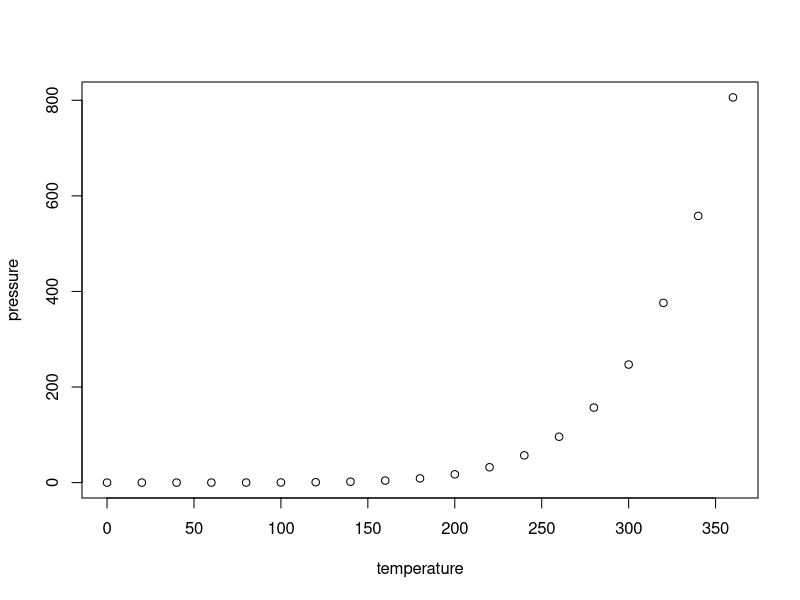
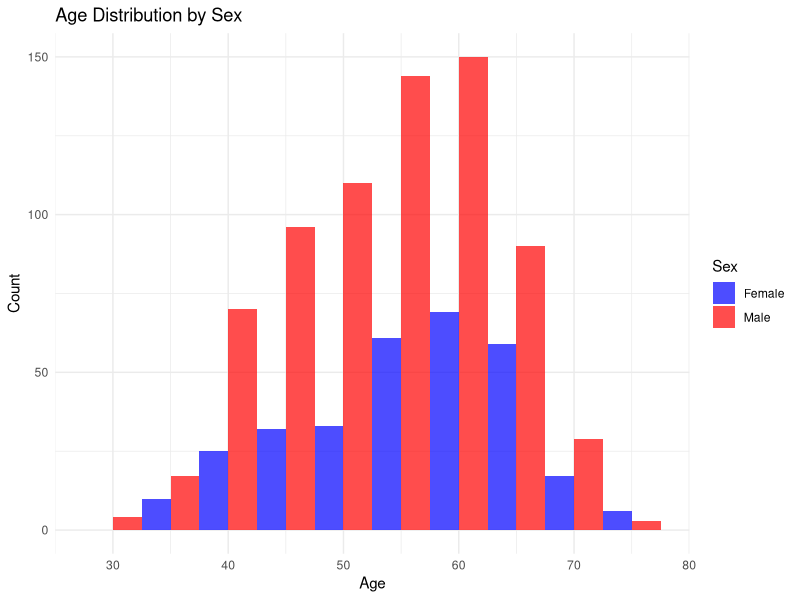
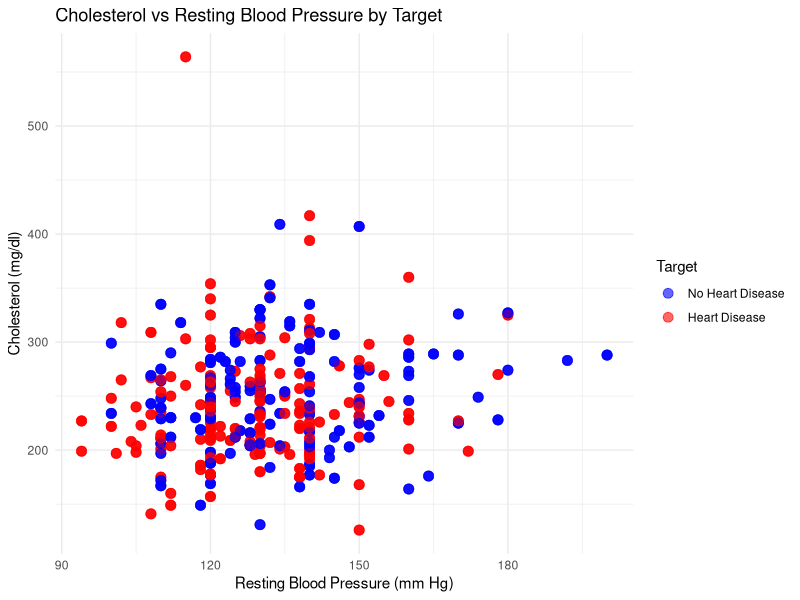
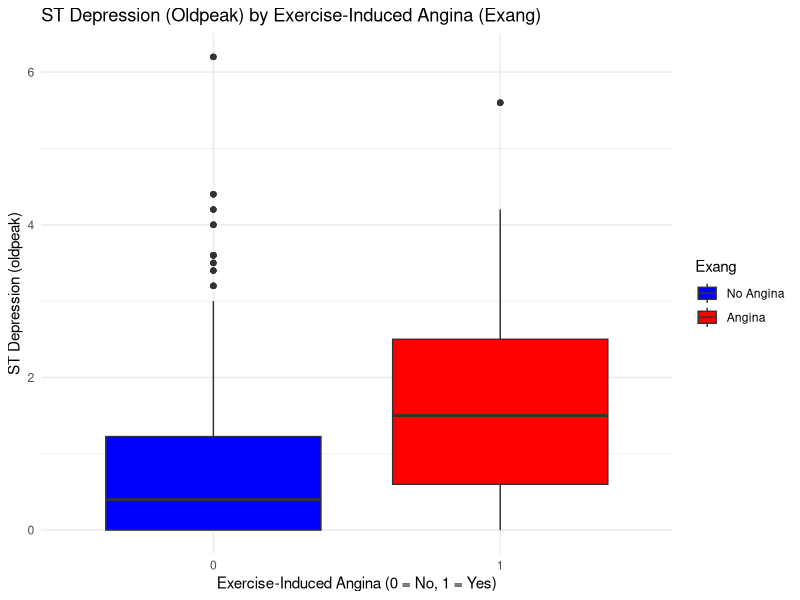
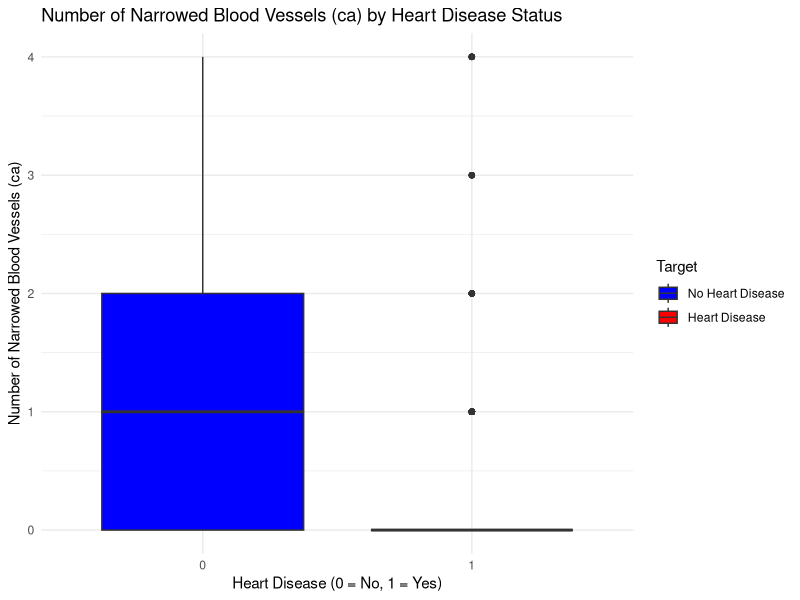
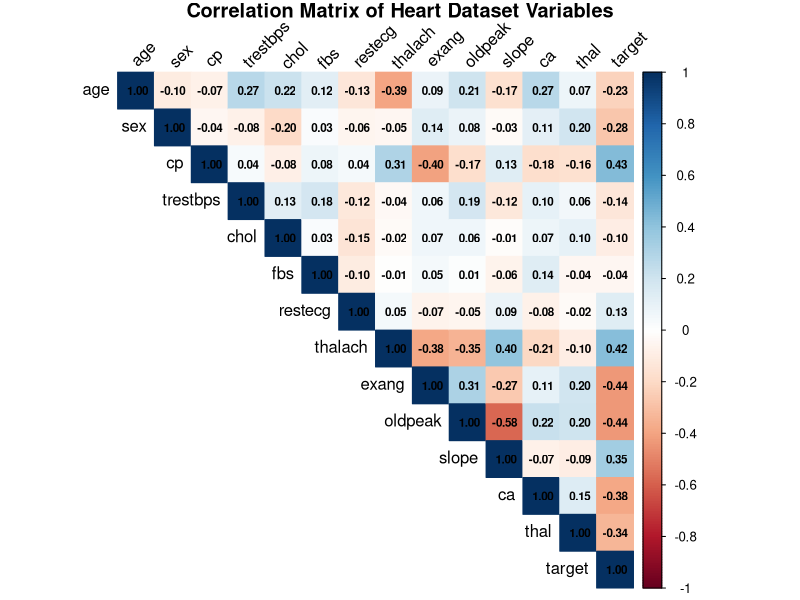
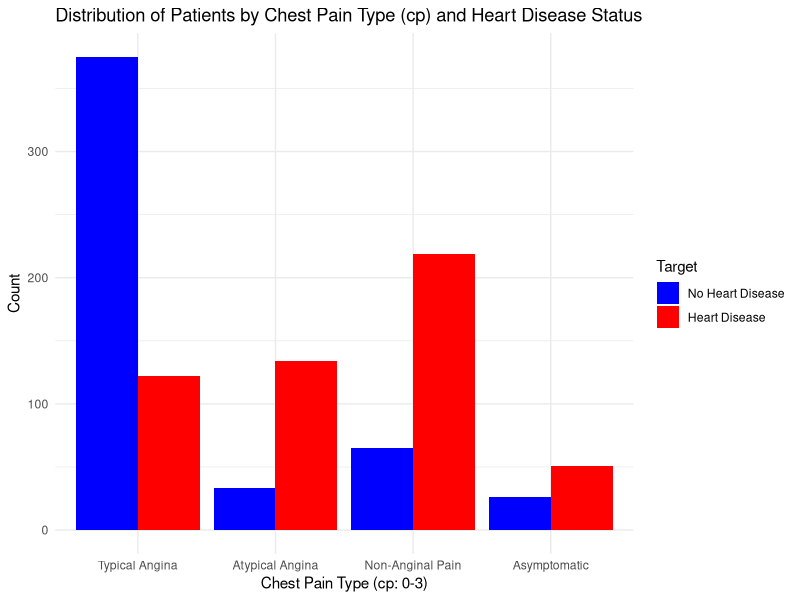

These charts were generated, in order, by the following R code:
## ---- chunk 1
knitr::opts_chunk$set(echo = TRUE)
## ---- chunk 2
summary(cars)
## ---- chunk 3
plot(pressure)
## ---- chunk 4
heart <- data <- read.csv("heart.csv", header = TRUE, sep = ",", stringsAsFactors = FALSE)
## ---- chunk 5
# Biểu đồ 1: Phân bố độ tuổi (Age) theo giới tính (Sex)
# Load required library
library(ggplot2)

# Create the histogram plot
ggplot(data = heart, aes(x = age, fill = factor(sex))) +
  geom_histogram(binwidth = 5, position = "dodge", alpha = 0.7) +
  scale_fill_manual(values = c("blue", "red"), labels = c("Female", "Male")) +
  labs(title = "Age Distribution by Sex",
       x = "Age",
       y = "Count",
       fill = "Sex") +
  theme_minimal()
## ---- chunk 6
# # Phân tích biểu đồ:
# Mô tả: Biểu đồ histogram này hiển thị phân bố độ tuổi của các bệnh nhân trong tập dữ liệu, được chia thành hai nhóm theo giới tính (Nam và Nữ). Trục x biểu diễn độ tuổi (age),  trục y biểu diễn số lượng bệnh nhân (count). Mỗi cột được tô màu khác nhau: màu đỏ cho Nam (sex = 1) và màu xanh lam cho Nữ (sex = 0). Các cột được đặt cạnh nhau để dễ so sánh.
# Quan sát:
# Độ tuổi của bệnh nhân dao động từ khoảng 29 đến 77 tuổi.
# Nhóm tuổi phổ biến nhất cho cả Nam và Nữ nằm trong khoảng 50-60 tuổi, với số lượng Nam (màu đỏ) thường cao hơn Nữ (màu xanh) ở hầu hết các nhóm tuổi.
# Có một số lượng lớn Nam trong nhóm tuổi 55-60, trong khi Nữ có số lượng ít hơn ở cùng nhóm tuổi này.
# Ở nhóm tuổi trẻ hơn (dưới 40 tuổi) và lớn hơn (trên 70 tuổi), số lượng bệnh nhân giảm đáng kể, và Nam vẫn chiếm ưu thế hơn Nữ.
# Kết luận:
# Nam giới có xu hướng chiếm đa số trong tập dữ liệu này, đặc biệt ở các nhóm tuổi trung niên (40-60 tuổi), có thể cho thấy Nam giới ở độ tuổi này dễ gặp các vấn đề về tim mạch hơn Nữ giới.
# Sự chênh lệch về số lượng giữa Nam và Nữ có thể phản ánh rằng Nam giới có nguy cơ cao hơn hoặc được ghi nhận nhiều hơn trong các nghiên cứu về bệnh tim.
# Độ tuổi trung niên (50-60) là nhóm tuổi có nguy cơ cao nhất về các vấn đề tim mạch trong tập dữ liệu này, điều này phù hợp với thực tế y khoa rằng các bệnh tim mạch thường xuất hiện nhiều hơn ở độ tuổi này.
## ---- chunk 7
# Biểu đồ 2: Mối quan hệ giữa Cholesterol (Chol) và Huyết áp nghỉ (Trestbps) theo tình trạng bệnh tim (Target)
# Create the scatter plot
ggplot(data = heart, aes(x = trestbps, y = chol, color = factor(target))) +
  geom_point(size = 3, alpha = 0.6) +
  scale_color_manual(values = c("blue", "red"), labels = c("No Heart Disease", "Heart Disease")) +
  labs(title = "Cholesterol vs Resting Blood Pressure by Target",
       x = "Resting Blood Pressure (mm Hg)",
       y = "Cholesterol (mg/dl)",
       color = "Target") +
  theme_minimal()
## ---- chunk 8
# Phân tích biểu đồ
# Mô tả: Biểu đồ này là một scatter plot, trong đó trục x biểu diễn huyết áp nghỉ (trestbps, đơn vị mm Hg), trục y biểu diễn mức cholesterol (chol, đơn vị mg/dl). Mỗi điểm trên biểu đồ đại diện cho một bệnh nhân, và màu sắc của điểm thể hiện tình trạng bệnh tim: màu đỏ cho bệnh nhân có bệnh tim (target = 1) và màu xanh lam cho bệnh nhân không có bệnh tim (target = 0).
# Quan sát:
# Huyết áp nghỉ dao động từ khoảng 90 đến 200 mm Hg, trong khi mức cholesterol dao động từ khoảng 100 đến 600 mg/dl.
# Không có sự phân cụm rõ rệt giữa hai nhóm (có bệnh và không có bệnh) dựa trên huyết áp nghỉ và mức cholesterol. Cả hai nhóm đều phân bố khá rải rác.
# Một số bệnh nhân có mức cholesterol rất cao (trên 400 mg/dl), và trong số đó, có cả bệnh nhân có bệnh tim (màu đỏ) và không có bệnh tim (màu xanh).
# Tương tự, một số bệnh nhân có huyết áp nghỉ cao (trên 195 mm Hg) cũng thuộc cả hai nhóm.
# Có một số điểm bất thường, ví dụ, một bệnh nhân có mức cholesterol lên tới 564 mg/dl, thuộc nhóm không có bệnh tim (màu xanh).
# Kết luận:
# Mối quan hệ giữa huyết áp nghỉ và mức cholesterol không cho thấy một mô hình rõ ràng liên quan đến tình trạng bệnh tim. Điều này có thể chỉ ra rằng các yếu tố này không phải là yếu tố duy nhất hoặc mạnh mẽ nhất để dự đoán bệnh tim trong tập dữ liệu này.
# Một số bệnh nhân có mức cholesterol hoặc huyết áp cao nhưng không có bệnh tim, điều này có thể cho thấy các yếu tố khác (như lối sống, di truyền, hoặc các biến số khác trong dataset như exang, oldpeak) có thể đóng vai trò quan trọng hơn.
# Cần phân tích sâu hơn với các biến số khác hoặc sử dụng các mô hình dự đoán (như hồi quy logistic) để hiểu rõ hơn các yếu tố ảnh hưởng đến bệnh tim.
# Dữ liệu có thể có một số giá trị ngoại lai (như cholesterol 564 mg/dl), cần kiểm tra thêm để đảm bảo tính chính xác của dữ liệu.
## ---- chunk 9
# Biểu đồ 3: Boxplot của độ giãn ST (oldpeak) theo tình trạng đau thắt ngực do gắng sức (exang)
# Create the boxplot
ggplot(data = heart, aes(x = factor(exang), y = oldpeak, fill = factor(exang))) +
  geom_boxplot() +
  scale_fill_manual(values = c("blue", "red"), labels = c("No Angina", "Angina")) +
  labs(title = "ST Depression (Oldpeak) by Exercise-Induced Angina (Exang)",
       x = "Exercise-Induced Angina (0 = No, 1 = Yes)",
       y = "ST Depression (oldpeak)",
       fill = "Exang") +
  theme_minimal()
## ---- chunk 10
# Quan sát
# Nhóm không có đau thắt ngực (ex sœur = 0, màu xanh):
# Trung vị (median) của độ giãn ST rất thấp, khoảng 0.5.
# Phân vị thứ nhất (Q1) và phân vị thứ ba (Q3) nằm trong khoảng 0 đến 1.0, cho thấy phần lớn dữ liệu tập trung ở mức độ giãn ST thấp.
# Phạm vi tổng thể (không tính ngoại lai) dao động từ 0 đến khoảng 2.5.
# Có nhiều giá trị ngoại lai (outliers) ở mức cao hơn (từ 3.0 đến 5.0), được biểu thị bằng các điểm chấm, cho thấy một số bệnh nhân không có đau thắt ngực nhưng vẫn có độ giãn ST bất thường.
# Nhóm có đau thắt ngực (exang = 1, màu đỏ):
# Trung vị của độ giãn ST cao hơn đáng kể, khoảng 1.5.
# Phân vị thứ nhất (Q1) và phân vị thứ ba (Q3) nằm trong khoảng 0.5 đến 2.5, cho thấy phân bố rộng hơn và mức độ giãn ST trung bình cao hơn.
# Phạm vi tổng thể dao động từ 0 đến khoảng 4.0, với một số giá trị ngoại lai ở mức cao (lên đến 6.2).
# Nhóm này có ít ngoại lai hơn so với nhóm không có đau thắt ngực, nhưng các giá trị ngoại lai lại ở mức rất cao (như 5.8).
# So sánh giữa hai nhóm:
# Nhóm có đau thắt ngực (exang = 1) có độ giãn ST trung bình cao hơn rõ rệt so với nhóm không có đau thắt ngực (exang = 0).
# Phân vị thứ ba (Q3) của nhóm có đau thắt ngực cao hơn nhiều (khoảng 2.5) so với nhóm không có đau thắt ngực (khoảng 1.0), cho thấy sự khác biệt rõ rệt trong mức độ giãn ST.
# Nhóm không có đau thắt ngực có nhiều giá trị ngoại lai hơn, đặc biệt ở mức 3.0-5.0, trong khi nhóm có đau thắt ngực có ít ngoại lai hơn nhưng giá trị ngoại lai cao nhất (5.8) lại thuộc về nhóm này.
# Kết luận:
# Mối quan hệ giữa exang và oldpeak:
# Đau thắt ngực do gắng sức (exang = 1) có liên quan mạnh mẽ đến mức độ giãn ST (oldpeak) cao hơn. Điều này phù hợp với thực tế y khoa, vì đau thắt ngực trong lúc tập luyện thường là dấu hiệu của thiếu máu cơ tim, dẫn đến sự thay đổi trong điện tâm đồ (ECG) như độ giãn ST tăng.
# Nhóm không có đau thắt ngực (exang = 0) có độ giãn ST trung bình thấp hơn, phản ánh tình trạng tim mạch ổn định hơn trong lúc gắng sức. Tuy nhiên, sự hiện diện của nhiều giá trị ngoại lai (lên đến 5.0 hoặc 6.2) trong nhóm này cho thấy một số bệnh nhân không có triệu chứng đau thắt ngực vẫn có thể có vấn đề tim mạch tiềm ẩn.
# Ý nghĩa lâm sàng:
# Độ giãn ST cao hơn ở nhóm có đau thắt ngực do gắng sức là một dấu hiệu quan trọng, có thể chỉ ra bệnh mạch vành hoặc các vấn đề tim mạch nghiêm trọng. Các bệnh nhân có exang = 1 và oldpeak cao (trên 2.5) nên được ưu tiên kiểm tra thêm (như chụp mạch vành) để đánh giá mức độ nghiêm trọng.
# Giá trị ngoại lai cao (như 5.8) trong nhóm có đau thắt ngực có thể đại diện cho các trường hợp bệnh nặng, cần can thiệp y tế ngay lập tức.
# Trong nhóm không có đau thắt ngực, các giá trị ngoại lai cao (3.0-5.0) cho thấy một số bệnh nhân có thể đang ở giai đoạn sớm của bệnh tim nhưng chưa có triệu chứng rõ ràng. Điều này nhấn mạnh tầm quan trọng của việc theo dõi thường xuyên, ngay cả khi không có triệu chứng đau thắt ngực.
# Lối sống và di truyền:
# Đau thắt ngực do gắng sức và độ giãn ST cao có thể bị ảnh hưởng bởi lối sống (như thiếu vận động, hút thuốc, chế độ ăn nhiều chất béo) hoặc yếu tố di truyền (tiền sử gia đình mắc bệnh tim). Những bệnh nhân có exang = 1 và oldpeak cao nên được khuyến nghị thay đổi lối sống (tăng cường vận động nhẹ nhàng, giảm căng thẳng, kiểm soát chế độ ăn) và kiểm tra di truyền nếu cần.
# Ngay cả với nhóm không có đau thắt ngực, các giá trị ngoại lai cao của oldpeak cho thấy cần chú ý đến các yếu tố nguy cơ tiềm ẩn (như huyết áp cao, cholesterol cao, hoặc tiền sử gia đình), vì chúng có thể góp phần làm tăng nguy cơ bệnh tim trong tương lai.
## ---- chunk 11
# Biểu đồ 4: Số mạch máu bị hẹp (ca) theo tình trạng bệnh tim (target)
# Create the boxplot
ggplot(data = heart, aes(x = factor(target), y = ca, fill = factor(target))) +
  geom_boxplot() +
  scale_fill_manual(values = c("blue", "red"), labels = c("No Heart Disease", "Heart Disease")) +
  labs(title = "Number of Narrowed Blood Vessels (ca) by Heart Disease Status",
       x = "Heart Disease (0 = No, 1 = Yes)",
       y = "Number of Narrowed Blood Vessels (ca)",
       fill = "Target") +
  theme_minimal()
## ---- chunk 12
# Nhóm không có bệnh tim (target = 0, màu xanh):
# Trung vị (median) của số mạch máu bị hẹp là khoảng 1 (dựa trên đường nằm ngang trong hộp).
# Phân vị thứ nhất (Q1) và phân vị thứ ba (Q3) nằm trong khoảng 0 đến 2, với phạm vi tổng thể từ 0 đến 4.
# Có nhiều giá trị ngoại lai (outliers) ở mức 3 và 4, cho thấy một số bệnh nhân không có bệnh tim vẫn có hẹp mạch máu đáng kể.
# Nhóm có bệnh tim (target = 1, màu đỏ):
# Trung vị của số mạch máu bị hẹp là 0 (dựa trên đường nằm ngang trong hộp, nằm gần đáy hộp).
# Phân vị thứ nhất (Q1) và phân vị thứ ba (Q3) nằm trong khoảng 0 đến 1, với phạm vi tổng thể từ 0 đến 3.
# Có một số giá trị ngoại lai ở mức 3 và 4, nhưng ít hơn so với nhóm không có bệnh tim.
# Kết luận
# Dựa trên biểu đồ này, có vẻ như mối quan hệ giữa số lượng mạch máu bị hẹp (ca) và tình trạng bệnh tim không tuân theo giả định ban đầu rằng "số mạch máu bị hẹp càng nhiều, tỷ lệ mắc bệnh tim càng cao". Thay vào đó, nhóm không có bệnh tim (target = 0) có trung vị và phân vị cao hơn so với nhóm có bệnh tim (target = 1), điều này có thể phản ánh một số bất thường trong dữ liệu hoặc cách phân loại bệnh tim trong tập dữ liệu.
# Tuy nhiên, điều này không nhất quán với thực tế y khoa, vì hẹp mạch máu (đặc biệt là hẹp nhiều mạch) thường liên quan đến bệnh tim. Có thể tập dữ liệu heart.csv có cách ghi nhận target hoặc ca không hoàn toàn phản ánh chính xác mối quan hệ này, hoặc có các yếu tố khác (như mức độ hẹp, triệu chứng lâm sàng) chưa được xem xét.
## ---- chunk 13
# Biểu đồ 5: Ma trận tương quan giữa các biến trong tập dữ liệu
# Load required library
library(corrplot)

# Calculate the correlation matrix
cor_matrix <- cor(heart, use = "complete.obs")

# Create the correlation heatmap
corrplot(cor_matrix, method = "color", type = "upper", 
         tl.col = "black", tl.srt = 45, 
         addCoef.col = "black", number.cex = 0.7,
         title = "Correlation Matrix of Heart Dataset Variables",
         mar = c(0, 0, 1, 0))
## ---- chunk 14
# Các đặc trưng quan trọng:
# Các biến có tương quan mạnh với target bao gồm cp (0.43), thalach (0.42), exang (-0.44), oldpeak (-0.44), ca (-0.38), thal (-0.34), và slope (0.35). Đây là những đặc trưng quan trọng để dự đoán bệnh tim và nên được ưu tiên trong việc xây dựng mô hình.
# Các biến như age (-0.23), sex (-0.28), trestbps (-0.14), chol (-0.10), fbs (0.04), và restecg (0.13) có tương quan yếu với target, có thể không đóng vai trò lớn trong việc dự đoán bệnh tim nếu chỉ dựa vào mối quan hệ tuyến tính.
# Tối ưu hóa mô hình dự đoán:
# Đa cộng tuyến (multicollinearity): Một số cặp biến có tương quan mạnh với nhau, ví dụ:
# oldpeak và slope (-0.58): Cần cân nhắc loại bỏ một trong hai biến hoặc sử dụng kỹ thuật giảm chiều (như PCA) để tránh hiện tượng đa cộng tuyến trong các mô hình hồi quy.
# thalach và exang (-0.35): Cũng cần chú ý, vì cả hai đều có tương quan mạnh với target nhưng lại liên quan chặt chẽ với nhau.
# Các biến có tương quan rất yếu với target (như fbs, restecg) có thể được loại bỏ nếu chúng không cải thiện hiệu suất mô hình, giúp giảm độ phức tạp và tránh overfitting.
# Nên thử nghiệm các mô hình phi tuyến (như Random Forest hoặc XGBoost) vì ma trận tương quan chỉ đo lường mối quan hệ tuyến tính, trong khi một số mối quan hệ có thể là phi tuyến.
# Hỗ trợ quyết định lâm sàng:
# Các biến như cp, exang, oldpeak, ca, và thal có thể được sử dụng để hỗ trợ bác sĩ trong việc đánh giá nguy cơ bệnh tim:
# Bệnh nhân có cp cao (đau ngực đặc trưng), exang = 1 (đau thắt ngực do gắng sức), oldpeak cao, và ca cao (nhiều mạch máu bị hẹp) có nguy cơ bệnh tim cao, cần can thiệp y tế sớm (như chụp mạch vành hoặc đặt stent).
# thalach (nhịp tim tối đa) có thể được sử dụng để đánh giá khả năng gắng sức: nhịp tim tối đa thấp hơn (tương quan thuận với target) có thể là dấu hiệu của bệnh tim.
# Tuy nhiên, ma trận tương quan chỉ đo lường mối quan hệ tuyến tính, nên một số mối quan hệ phi tuyến (non-linear) có thể bị bỏ qua. Ví dụ, chol và trestbps có tương quan yếu với target, nhưng chúng vẫn có thể ảnh hưởng đến bệnh tim thông qua các mối quan hệ phức tạp hơn.
## ---- chunk 15
# Biểu đồ 6: Phân bố số lượng bệnh nhân theo loại đau ngực (cp) và tình trạng bệnh tim (target)
# Create the bar plot
ggplot(data = heart, aes(x = factor(cp), fill = factor(target))) +
  geom_bar(position = "dodge") +
  scale_fill_manual(values = c("blue", "red"), labels = c("No Heart Disease", "Heart Disease")) +
  labs(title = "Distribution of Patients by Chest Pain Type (cp) and Heart Disease Status",
       x = "Chest Pain Type (cp: 0-3)",
       y = "Count",
       fill = "Target") +
  theme_minimal() +
  scale_x_discrete(labels = c("0" = "Typical Angina", "1" = "Atypical Angina", "2" = "Non-Anginal Pain", "3" = "Asymptomatic"))
## ---- chunk 16
# Typical Angina (cp = 0):
# Đây là nhóm có số lượng bệnh nhân đông nhất, với hơn 300 bệnh nhân không có bệnh tim (màu xanh) và khoảng 100 bệnh nhân có bệnh tim (màu đỏ).
# Tỷ lệ bệnh nhân không có bệnh tim (màu xanh) chiếm ưu thế rõ rệt trong nhóm này.
# Atypical Angina (cp = 1):
# Số lượng bệnh nhân ít hơn, với khoảng 50 bệnh nhân không có bệnh tim và khoảng 100 bệnh nhân có bệnh tim.
# Tỷ lệ bệnh nhân có bệnh tim (màu đỏ) cao hơn so với không có bệnh tim (màu xanh).
# Non-Anginal Pain (cp = 2):
# Số lượng bệnh nhân giảm xuống, với khoảng 75 bệnh nhân không có bệnh tim và khoảng 150 bệnh nhân có bệnh tim.
# Nhóm có bệnh tim (màu đỏ) chiếm ưu thế rõ rệt trong loại đau ngực này.
# Asymptomatic (cp = 3):
# Đây là nhóm ít nhất, với khoảng 25 bệnh nhân không có bệnh tim và khoảng 50 bệnh nhân có bệnh tim.
# Tỷ lệ bệnh nhân có bệnh tim (màu đỏ) cũng cao hơn so với không có bệnh tim (màu xanh).
# Kết luận:
# Mối quan hệ giữa cp và target:
# Loại đau ngực (cp) có ảnh hưởng rõ rệt đến nguy cơ mắc bệnh tim:
# Typical Angina (cp = 0): Mặc dù đây là nhóm đông nhất, nhưng tỷ lệ bệnh nhân không có bệnh tim cao hơn nhiều so với có bệnh tim. Điều này có thể cho thấy rằng đau ngực đặc trưng không phải lúc nào cũng là dấu hiệu của bệnh tim, mà có thể liên quan đến các nguyên nhân khác (như đau cơ hoặc vấn đề tiêu hóa).
# Atypical Angina (cp = 1) và Non-Anginal Pain (cp = 2): Các nhóm này có tỷ lệ bệnh tim cao hơn, đặc biệt là cp = 2 (Non-Anginal Pain) với tỷ lệ bệnh tim vượt trội. Điều này cho thấy đau không đặc trưng hoặc không liên quan đến tim có thể là dấu hiệu quan trọng của bệnh tim tiềm ẩn.
# Asymptomatic (cp = 3): Dù số lượng ít, nhưng tỷ lệ bệnh tim cao hơn, cho thấy nhiều bệnh nhân không có triệu chứng đau ngực vẫn có nguy cơ mắc bệnh tim, nhấn mạnh tầm quan trọng của việc kiểm tra định kỳ ngay cả khi không có triệu chứng.
